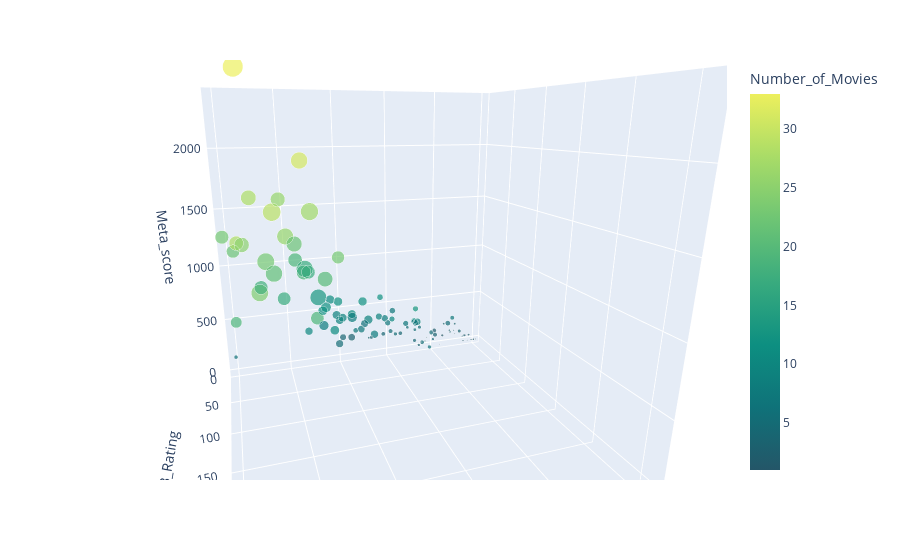

The cell this chart's notebook holds for it:
### Code cell
fig = px.scatter_3d(by_year,
                    x=by_year.index,
                    y=by_year.IMDB_Rating,
                    z=by_year.Meta_score,
                    color=by_year.Number_of_Movies,
                    size=by_year.No_of_Votes,
                    hover_name=by_year.index,
                    color_continuous_scale='Aggrnyl')
fig.show()
